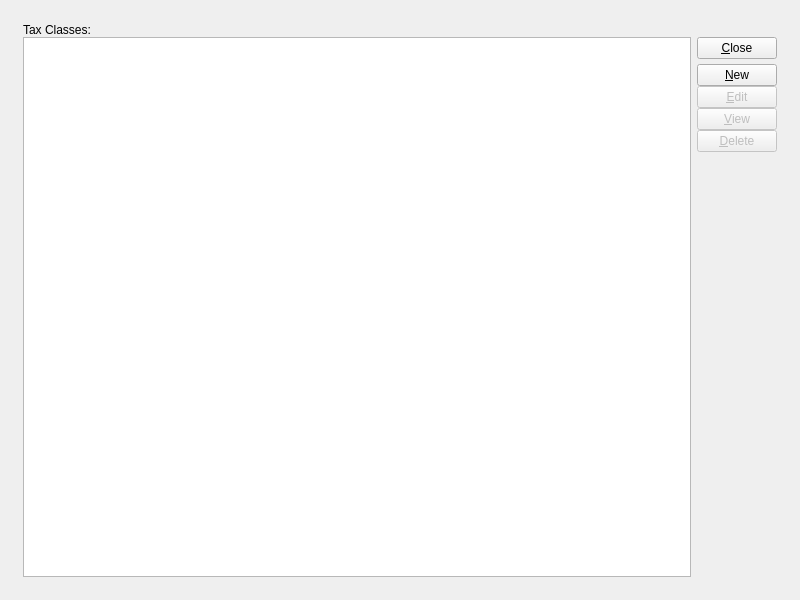
<?xml version="1.0" encoding="UTF-8"?>
<ui version="4.0">
 <comment>This file is part of the xTuple ERP: PostBooks Edition, a free and
open source Enterprise Resource Planning software suite,
Copyright (c) 1999-2019 by OpenMFG LLC, d/b/a xTuple.
It is licensed to you under the Common Public Attribution License
version 1.0, the full text of which (including xTuple-specific Exhibits)
is available at www.xtuple.com/CPAL.  By using this software, you agree
to be bound by its terms.</comment>
 <class>taxClasses</class>
 <widget class="QWidget" name="taxClasses">
  <property name="geometry">
   <rect>
    <x>0</x>
    <y>0</y>
    <width>800</width>
    <height>600</height>
   </rect>
  </property>
  <property name="windowTitle">
   <string>List Tax Classes</string>
  </property>
  <layout class="QGridLayout" name="gridLayout">
   <item row="0" column="0">
    <layout class="QVBoxLayout" name="verticalLayout">
     <property name="spacing">
      <number>0</number>
     </property>
     <property name="margin">
      <number>12</number>
     </property>
     <item>
      <widget class="QLabel" name="_taxclassLit">
       <property name="text">
        <string>Tax Classes:</string>
       </property>
      </widget>
     </item>
     <item>
      <layout class="QHBoxLayout" name="horizontalLayout">
       <item>
        <widget class="XTreeWidget" name="_taxclass">
         <property name="columnCount">
          <number>0</number>
         </property>
        </widget>
       </item>
       <item>
        <layout class="QVBoxLayout">
         <property name="spacing">
          <number>0</number>
         </property>
         <property name="margin">
          <number>0</number>
         </property>
         <item>
          <layout class="QVBoxLayout">
           <property name="spacing">
            <number>0</number>
           </property>
           <property name="margin">
            <number>0</number>
           </property>
           <item>
            <widget class="QPushButton" name="_close">
             <property name="text">
              <string>&amp;Close</string>
             </property>
            </widget>
           </item>
           <item>
            <spacer name="verticalSpacer">
             <property name="orientation">
              <enum>Qt::Vertical</enum>
             </property>
             <property name="sizeType">
              <enum>QSizePolicy::Preferred</enum>
             </property>
             <property name="sizeHint" stdset="0">
              <size>
               <width>20</width>
               <height>5</height>
              </size>
             </property>
            </spacer>
           </item>
           <item>
            <layout class="QVBoxLayout">
             <property name="spacing">
              <number>0</number>
             </property>
             <property name="margin">
              <number>0</number>
             </property>
             <item>
              <widget class="QPushButton" name="_new">
               <property name="text">
                <string>&amp;New</string>
               </property>
              </widget>
             </item>
             <item>
              <widget class="QPushButton" name="_edit">
               <property name="enabled">
                <bool>false</bool>
               </property>
               <property name="text">
                <string>&amp;Edit</string>
               </property>
              </widget>
             </item>
             <item>
              <widget class="QPushButton" name="_view">
               <property name="enabled">
                <bool>false</bool>
               </property>
               <property name="text">
                <string>&amp;View</string>
               </property>
              </widget>
             </item>
             <item>
              <widget class="QPushButton" name="_delete">
               <property name="enabled">
                <bool>false</bool>
               </property>
               <property name="text">
                <string>&amp;Delete</string>
               </property>
              </widget>
             </item>
            </layout>
           </item>
          </layout>
         </item>
         <item>
          <spacer name="Spacer12">
           <property name="orientation">
            <enum>Qt::Vertical</enum>
           </property>
           <property name="sizeType">
            <enum>QSizePolicy::Expanding</enum>
           </property>
           <property name="sizeHint" stdset="0">
            <size>
             <width>20</width>
             <height>151</height>
            </size>
           </property>
          </spacer>
         </item>
        </layout>
       </item>
      </layout>
     </item>
    </layout>
   </item>
  </layout>
 </widget>
 <layoutdefault spacing="6" margin="11"/>
 <customwidgets>
  <customwidget>
   <class>XTreeWidget</class>
   <extends>QTreeWidget</extends>
   <header>xtreewidget.h</header>
   <container>1</container>
  </customwidget>
 </customwidgets>
 <tabstops>
  <tabstop>_taxclass</tabstop>
  <tabstop>_new</tabstop>
  <tabstop>_edit</tabstop>
  <tabstop>_view</tabstop>
  <tabstop>_delete</tabstop>
  <tabstop>_close</tabstop>
 </tabstops>
 <resources/>
 <connections>
  <connection>
   <sender>_close</sender>
   <signal>clicked()</signal>
   <receiver>taxClasses</receiver>
   <slot>close()</slot>
   <hints>
    <hint type="sourcelabel">
     <x>20</x>
     <y>20</y>
    </hint>
    <hint type="destinationlabel">
     <x>20</x>
     <y>20</y>
    </hint>
   </hints>
  </connection>
  <connection>
   <sender>_taxclass</sender>
   <signal>valid(bool)</signal>
   <receiver>_view</receiver>
   <slot>setEnabled(bool)</slot>
   <hints>
    <hint type="sourcelabel">
     <x>20</x>
     <y>20</y>
    </hint>
    <hint type="destinationlabel">
     <x>20</x>
     <y>20</y>
    </hint>
   </hints>
  </connection>
 </connections>
</ui>
